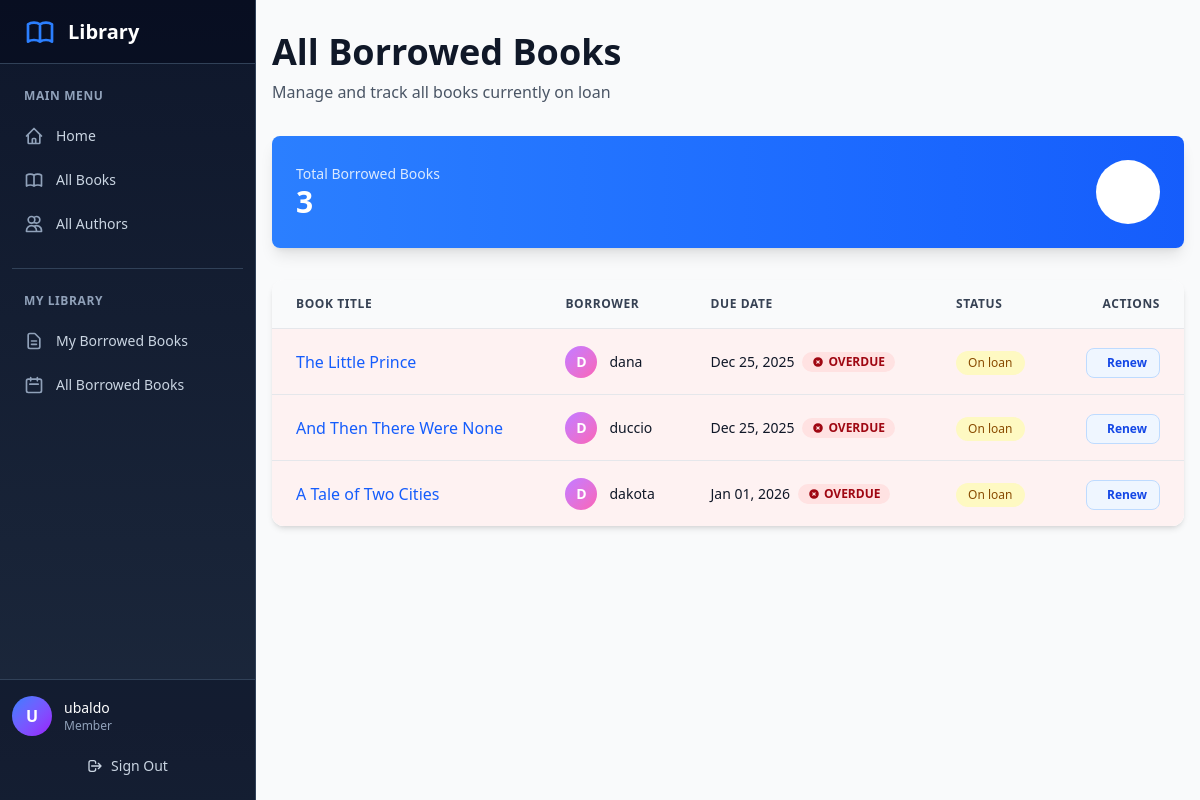
/catalog/allborrowed/ (signed in), run on the app's committed database.
### catalog/models.py (models this page shows, shortened)
class BookInstance(models.Model):
    id = models.UUIDField(
        primary_key=True,
        default=uuid.uuid4,
        help_text="Unique ID for this book in the library",
    )
    book = models.ForeignKey(Book, on_delete=models.RESTRICT, null=True)
    imprint = models.CharField(max_length=200)
    due_back = models.DateField(null=True, blank=True)
    borrower = models.ForeignKey(settings.AUTH_USER_MODEL, on_delete=models.SET_NULL, null=True, blank=True)
    LOAN_STATUS = (
        ("m", "Maintenance"),
        ("o", "On loan"),
        ("a", "Available"),
        ("r", "Reserved"),
    )
    status = models.CharField(
        max_length=1,
        choices=LOAN_STATUS,
        blank=True,
        default="m",
        help_text="Book availability",
    )
    class Meta:
        ordering = ["book", "status", "due_back"]
        permissions = (("can_mark_returned", "Set book as returned"),)
    @property
    def is_overdue(self):
        if self.due_back and date.today() > self.due_back:
            return True
        return False

class Book(models.Model):
    title = models.CharField(max_length=200)
    author = models.ForeignKey(Author, on_delete=models.RESTRICT, null=True)
    language = models.ForeignKey(Language, on_delete=models.SET_NULL, null=True)
    summary = models.TextField(max_length=1000, help_text="Enter a brief description")
    isbn = models.CharField(
        "ISBN",
        max_length=13,
        unique=True,
        help_text='13 Character <a href="https://www.isbn-international.org/content/what-isbn'
        '">ISBN number</a>',
    )
    genre = models.ManyToManyField(Genre, help_text="Select a genre for this book")
    def display_genre(self):
        """Create a string for the Genre. This is required to display genre in Admin."""
        return ', '.join(genre.name for genre in self.genre.all()[:3])
    display_genre.short_description = 'Genre' # type: ignore

### catalog/views.py (the view)
# urls.py: path('allborrowed/', views.AllBorrowedBooksListView.as_view(), name='all-borrowed'),
class AllBorrowedBooksListView(
    LoginRequiredMixin, PermissionRequiredMixin, generic.ListView
):
    model = BookInstance
    template_name = "catalog/bookinstance_list_borrowed_all.html"
    paginate_by = 10
    permission_required = "catalog.can_mark_returned"
    def get_queryset(self):
        return BookInstance.objects.filter(status__exact="o").order_by("due_back")

### catalog/templates/catalog/bookinstance_list_borrowed_all.html (shortened to what this page needs)
{% extends "base_generic.html" %}
{% block content %}
<div class="container mx-auto px-4 py-8 max-w-7xl">
  <div class="mb-8">
    <h1 class="text-4xl font-bold text-gray-900 mb-2">All Borrowed Books</h1>
    <p class="text-gray-600">Manage and track all books currently on loan</p>
  </div>
  {% if bookinstance_list %}
  <div class="bg-gradient-to-r from-blue-500 to-blue-600 rounded-lg shadow-lg p-6 mb-8 text-white">
    <div class="flex items-center justify-between">
      <div>
        <p class="text-blue-100 text-sm font-medium">Total Borrowed Books</p>
        <p class="text-3xl font-bold">{{ page_obj.paginator.count }}</p>
      </div>
      <div class="bg-white bg-opacity-20 rounded-full p-4">
      </div>
    </div>
  </div>
  <div class="bg-white rounded-xl shadow-md overflow-hidden">
    <div class="overflow-x-auto">
      <table class="min-w-full divide-y divide-gray-200">
        <thead class="bg-gray-50">
          <tr>
            <th scope="col" class="px-6 py-4 text-left text-xs font-semibold text-gray-700 uppercase tracking-wider">
              Book Title
            </th>
            <th scope="col" class="px-6 py-4 text-left text-xs font-semibold text-gray-700 uppercase tracking-wider">
              Borrower
            </th>
            <th scope="col" class="px-6 py-4 text-left text-xs font-semibold text-gray-700 uppercase tracking-wider">
              Due Date
            </th>
            <th scope="col" class="px-6 py-4 text-left text-xs font-semibold text-gray-700 uppercase tracking-wider">
              Status
            </th>
            <th scope="col" class="px-6 py-4 text-right text-xs font-semibold text-gray-700 uppercase tracking-wider">
              Actions
            </th>
          </tr>
        </thead>
        <tbody class="bg-white divide-y divide-gray-200">
          {% for bookinst in bookinstance_list %}
          <tr class="hover:bg-gray-50 transition-colors {% if bookinst.is_overdue %}bg-red-50{% endif %}">
            <td class="px-6 py-4 whitespace-nowrap">
              <a href="{% url 'book-details' bookinst.book.pk %}"
                 class="text-blue-600 hover:text-blue-800 font-medium hover:underline transition-colors">
                {{ bookinst.book.title }}
              </a>
            </td>
            <td class="px-6 py-4 whitespace-nowrap">
              {% if bookinst.borrower %}
                <div class="flex items-center">
                  <div class="flex-shrink-0 h-8 w-8 bg-gradient-to-br from-purple-400 to-pink-400 rounded-full flex items-center justify-center text-white font-semibold text-sm">
                    {{ bookinst.borrower.get_username|slice:":1"|upper }}
                  </div>
                  <div class="ml-3">
                    <p class="text-sm font-medium text-gray-900">
                      {{ bookinst.borrower.get_username }}
                    </p>
                  </div>
                </div>
              {% else %}
                <span class="text-gray-400 italic text-sm">No borrower</span>
              {% endif %}
            </td>
            <td class="px-6 py-4 whitespace-nowrap">
              <div class="flex items-center space-x-2">
                <span class="text-sm text-gray-900">{{ bookinst.due_back|date:"M d, Y" }}</span>
                {% if bookinst.is_overdue %}
                  <span class="inline-flex items-center px-2.5 py-0.5 rounded-full text-xs font-semibold bg-red-100 text-red-800">
                    OVERDUE
                  </span>
                {% endif %}
              </div>
            </td>
            <td class="px-6 py-4 whitespace-nowrap">
              <span class="inline-flex items-center px-3 py-1 rounded-full text-xs font-medium bg-yellow-100 text-yellow-800">
                {{ bookinst.get_status_display }}
              </span>
            </td>
            <td class="px-6 py-4 whitespace-nowrap text-right">
              <a href="{% url 'renew-book-librarian' bookinst.pk %}"
                 class="inline-flex items-center px-3 py-1.5 rounded-lg text-xs font-semibold
                        bg-blue-50 text-blue-700 hover:bg-blue-100 border border-blue-200
                        transition-colors">
                Renew
              </a>
            </td>
          </tr>
          {% endfor %}
        </tbody>
      </table>
    </div>
  </div>
  {% endif %}
</div>
{% endblock %}

### catalog/templates/base_generic.html (shortened to what this page needs)
<!doctype html>
<html lang="en" class="h-full bg-gray-50">
  <head>
    <script src="https://cdn.jsdelivr.net/npm/@tailwindcss/browser@4"></script>
    <link rel="stylesheet" href="https://cdnjs.cloudflare.com/ajax/libs/font-awesome/6.5.1/css/all.min.css"
 />
    {% load static %}
    <link rel="stylesheet" href="{% static 'css/styles.css' %}" />
  </head>
  <body class="h-full">
    <div class="min-h-screen flex">
      <aside class="hidden lg:flex lg:flex-shrink-0">
        <div class="flex flex-col w-64 bg-gradient-to-b from-slate-900 to-slate-800 border-r border-slate-700">
          <div class="flex items-center h-16 flex-shrink-0 px-6 bg-slate-950/50 border-b border-slate-700">
            <span class="ml-3 text-xl font-bold text-white">Library</span>
          </div>
          <nav class="flex-1 px-3 py-6 space-y-1 overflow-y-auto">
            {% block sidebar %}
            <div class="space-y-1">
              <p class="px-3 text-xs font-semibold text-slate-400 uppercase tracking-wider mb-3">Main Menu</p>
              <a href="{% url 'index' %}"
                 class="group flex items-center px-3 py-2.5 text-sm font-medium rounded-lg text-slate-300 hover:text-white hover:bg-slate-700/50 transition-all duration-200">
                Home
              </a>
              <a href="{% url 'books' %}"
                 class="group flex items-center px-3 py-2.5 text-sm font-medium rounded-lg text-slate-300 hover:text-white hover:bg-slate-700/50 transition-all duration-200">
                All Books
              </a>
              <a href="{% url 'authors' %}"
                 class="group flex items-center px-3 py-2.5 text-sm font-medium rounded-lg text-slate-300 hover:text-white hover:bg-slate-700/50 transition-all duration-200">
                <svg class="mr-3 h-5 w-5 text-slate-400 group-hover:text-blue-400" fill="none" stroke="currentColor" viewBox="0 0 24 24">
                  <path stroke-linecap="round" stroke-linejoin="round" stroke-width="2" d="M12 4.354a4 4 0 110 5.292M15 21H3v-1a6 6 0 0112 0v1zm0 0h6v-1a6 6 0 00-9-5.197M13 7a4 4 0 11-8 0 4 4 0 018 0z"/>
                </svg>
                All Authors
              </a>
            </div>
            {% if user.is_authenticated %}
            <div class="pt-6 mt-6 border-t border-slate-700 space-y-1">
              <p class="px-3 text-xs font-semibold text-slate-400 uppercase tracking-wider mb-3">My Library</p>
              <a href="{% url 'my-borrowed' %}"
                 class="group flex items-center px-3 py-2.5 text-sm font-medium rounded-lg text-slate-300 hover:text-white hover:bg-slate-700/50 transition-all duration-200">
                <svg class="mr-3 h-5 w-5 text-slate-400 group-hover:text-blue-400" fill="none" stroke="currentColor" viewBox="0 0 24 24">
                  <path stroke-linecap="round" stroke-linejoin="round" stroke-width="2" d="M9 12h6m-6 4h6m2 5H7a2 2 0 01-2-2V5a2 2 0 012-2h5.586a1 1 0 01.707.293l5.414 5.414a1 1 0 01.293.707V19a2 2 0 01-2 2z"/>
                </svg>
                My Borrowed Books
              </a>
              {% if perms.catalog.can_mark_returned %}
              <a href="{% url 'all-borrowed' %}"
                 class="group flex items-center px-3 py-2.5 text-sm font-medium rounded-lg text-slate-300 hover:text-white hover:bg-slate-700/50 transition-all duration-200">
                <svg class="mr-3 h-5 w-5 text-slate-400 group-hover:text-blue-400" fill="none" stroke="currentColor" viewBox="0 0 24 24">
                  <path stroke-linecap="round" stroke-linejoin="round" stroke-width="2" d="M8 7V3m8 4V3m-9 8h10M5 21h14a2 2 0 002-2V7a2 2 0 00-2-2H5a2 2 0 00-2 2v12a2 2 0 002 2z"/>
                </svg>
                All Borrowed Books
              </a>
              {% endif %}
            </div>
            {% endif %}
            {% endblock %}
          </nav>
          <div class="flex-shrink-0 border-t border-slate-700 bg-slate-950/30">
            {% if user.is_authenticated %}
            <div class="px-3 py-4">
              <div class="flex items-center">
                <div class="flex-shrink-0 h-10 w-10 rounded-full bg-gradient-to-br from-blue-500 to-purple-600 flex items-center justify-center text-white font-semibold">
                  {{ user.get_username|slice:":1"|upper }}
                </div>
                <div class="ml-3 flex-1 min-w-0">
                  <p class="text-sm font-medium text-white truncate">
                    {{ user.get_username }}
                  </p>
                  <p class="text-xs text-slate-400">
                    Member
                  </p>
                </div>
              </div>
              <form method="post" action="{% url 'logout' %}" class="mt-3">
                <button type="submit"
                        class="w-full flex items-center justify-center px-3 py-2 text-sm font-medium rounded-lg text-slate-300 hover:text-white hover:bg-slate-700/50 transition-all duration-200">
                  <svg class="mr-2 h-4 w-4" fill="none" stroke="currentColor" viewBox="0 0 24 24">
                    <path stroke-linecap="round" stroke-linejoin="round" stroke-width="2" d="M17 16l4-4m0 0l-4-4m4 4H7m6 4v1a3 3 0 01-3 3H6a3 3 0 01-3-3V7a3 3 0 013-3h4a3 3 0 013 3v1"/>
                  </svg>
                  Sign Out
                </button>
              </form>
            </div>
            {% endif %}
          </div>
        </div>
      </aside>
      <div class="flex flex-col flex-1 overflow-hidden">
        <main class="flex-1 overflow-y-auto bg-gray-50">
          {% block content %}{% endblock %}
        </main>
      </div>
    </div>
  </body>
</html>

### data on the page
BookInstance: book "The Little Prince", borrower.get_username "D", borrower.get_username "dana", due_back "Dec 25, 2025", shows "OVERDUE", status "On loan"
BookInstance: book "And Then There Were None", borrower.get_username "D", borrower.get_username "duccio", due_back "Dec 25, 2025", shows "OVERDUE", status "On loan"
BookInstance: book "A Tale of Two Cities", borrower.get_username "D", borrower.get_username "dakota", due_back "Jan 01, 2026", shows "OVERDUE", status "On loan"

### other printed values
{{ user.get_username|slice:":1"|upper }} "U"
{{ user.get_username }} "ubaldo"
{{ page_obj.paginator.count }} "3"
